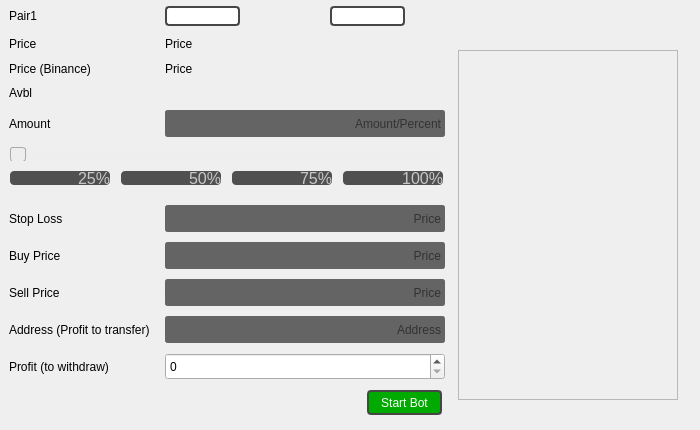
     <widget class="QWidget" name="tab_2">
      <attribute name="title">
       <string>Bot 2</string>
      </attribute>
      <widget class="QWidget" name="gridLayoutWidget_5">
       <property name="geometry">
        <rect>
         <x>0</x>
         <y>0</y>
         <width>691</width>
         <height>421</height>
        </rect>
       </property>
       <layout class="QGridLayout" name="gridLayout_5">
        <property name="leftMargin">
         <number>6</number>
        </property>
        <property name="topMargin">
         <number>6</number>
        </property>
        <property name="rightMargin">
         <number>6</number>
        </property>
        <property name="bottomMargin">
         <number>6</number>
        </property>
        <property name="spacing">
         <number>10</number>
        </property>
        <item row="0" column="1">
         <widget class="QComboBox" name="comboBox_3">
          <property name="enabled">
           <bool>true</bool>
          </property>
          <property name="sizePolicy">
           <sizepolicy hsizetype="Fixed" vsizetype="Fixed">
            <horstretch>0</horstretch>
            <verstretch>0</verstretch>
           </sizepolicy>
          </property>
          <property name="minimumSize">
           <size>
            <width>75</width>
            <height>0</height>
           </size>
          </property>
          <property name="styleSheet">
           <string notr="true">QComboBox	{
	border: 2px solid;
	border-color: rgb(70, 70, 70);
	border-radius: 4px;
}

QComboBox::down-arrow	{
	background-image: url(down.png);
}

QComboBox::drop-down:button	{
	border-radius:5px; 
}

QComboBox::hover	{
	color: rgb(250, 250, 250);
}

QPushButton:default {
    background-color: rgb(80, 80, 80);
	color: rgb(200, 200, 200);
}</string>
          </property>
          <property name="editable">
           <bool>false</bool>
          </property>
         </widget>
        </item>
        <item row="12" column="1" colspan="2">
         <layout class="QHBoxLayout" name="horizontalLayout_3">
          <property name="spacing">
           <number>0</number>
          </property>
          <item>
           <spacer name="horizontalSpacer_2">
            <property name="orientation">
             <enum>Qt::Horizontal</enum>
            </property>
            <property name="sizeType">
             <enum>QSizePolicy::Fixed</enum>
            </property>
            <property name="sizeHint" stdset="0">
             <size>
              <width>200</width>
              <height>20</height>
             </size>
            </property>
           </spacer>
          </item>
          <item>
           <widget class="QPushButton" name="startBotButton_2">
            <property name="sizePolicy">
             <sizepolicy hsizetype="Fixed" vsizetype="Fixed">
              <horstretch>0</horstretch>
              <verstretch>0</verstretch>
             </sizepolicy>
            </property>
            <property name="minimumSize">
             <size>
              <width>75</width>
              <height>25</height>
             </size>
            </property>
            <property name="layoutDirection">
             <enum>Qt::RightToLeft</enum>
            </property>
            <property name="styleSheet">
             <string notr="true">QPushButton {
    background-color: rgb(0, 170, 0);
	color: rgb(250, 250, 250);
	border-style: outset;
	border: 2px solid;
	border-color: rgb(70, 70, 70);
	border-radius: 4px;
}

QPushButton:hover {
    background-color: rgb(0, 185, 0);
}

QPushButton:pressed {
	background-color: rgb(0, 145, 0);
}

QPushButton:default {
    background-color: rgb(0, 170, 0);
}</string>
            </property>
            <property name="text">
             <string>Start Bot</string>
            </property>
           </widget>
          </item>
         </layout>
        </item>
        <item row="11" column="1" colspan="2">
         <widget class="QSpinBox" name="profitSpinBox_2">
          <property name="minimumSize">
           <size>
            <width>50</width>
            <height>27</height>
           </size>
          </property>
         </widget>
        </item>
        <item row="1" column="0">
         <widget class="QLabel" name="label_10">
          <property name="text">
           <string>Price</string>
          </property>
          <property name="alignment">
           <set>Qt::AlignLeading|Qt::AlignLeft|Qt::AlignVCenter</set>
          </property>
         </widget>
        </item>
        <item row="8" column="0">
         <widget class="QLabel" name="label_12">
          <property name="text">
           <string>Buy Price</string>
          </property>
          <property name="alignment">
           <set>Qt::AlignLeading|Qt::AlignLeft|Qt::AlignVCenter</set>
          </property>
         </widget>
        </item>
        <item row="11" column="0">
         <widget class="QLabel" name="label_24">
          <property name="text">
           <string>Profit (to withdraw)</string>
          </property>
          <property name="alignment">
           <set>Qt::AlignLeading|Qt::AlignLeft|Qt::AlignVCenter</set>
          </property>
         </widget>
        </item>
        <item row="0" column="0">
         <widget class="QLabel" name="pairLabel_2">
          <property name="sizePolicy">
           <sizepolicy hsizetype="Fixed" vsizetype="Fixed">
            <horstretch>0</horstretch>
            <verstretch>0</verstretch>
           </sizepolicy>
          </property>
          <property name="text">
           <string>Pair1</string>
          </property>
         </widget>
        </item>
        <item row="5" column="0" colspan="3">
         <layout class="QGridLayout" name="gridLayout_6">
          <item row="1" column="2">
           <widget class="QPushButton" name="threeFourthButton_2">
            <property name="sizePolicy">
             <sizepolicy hsizetype="Fixed" vsizetype="Fixed">
              <horstretch>0</horstretch>
              <verstretch>0</verstretch>
             </sizepolicy>
            </property>
            <property name="minimumSize">
             <size>
              <width>100</width>
              <height>0</height>
             </size>
            </property>
            <property name="font">
             <font>
              <pointsize>12</pointsize>
             </font>
            </property>
            <property name="styleSheet">
             <string notr="true">QPushButton {
    background-color: rgb(80, 80, 80);
	text-align: right;
	color: rgb(200, 200, 200);
	border-style: outset;
	border-radius: 4px;
}

QPushButton:hover {
	color: rgb(250, 250, 250);
}

QPushButton:pressed {
    color: rgb(180, 180, 180);
}

QPushButton:default {
    background-color: rgb(80, 80, 80);
	color: rgb(200, 200, 200);
	text-align: right;
}</string>
            </property>
            <property name="text">
             <string>75%</string>
            </property>
           </widget>
          </item>
          <item row="1" column="0">
           <widget class="QPushButton" name="oneFourthButton_2">
            <property name="sizePolicy">
             <sizepolicy hsizetype="Fixed" vsizetype="Fixed">
              <horstretch>0</horstretch>
              <verstretch>0</verstretch>
             </sizepolicy>
            </property>
            <property name="minimumSize">
             <size>
              <width>100</width>
              <height>0</height>
             </size>
            </property>
            <property name="font">
             <font>
              <pointsize>12</pointsize>
             </font>
            </property>
            <property name="layoutDirection">
             <enum>Qt::LeftToRight</enum>
            </property>
            <property name="styleSheet">
             <string notr="true">QPushButton {
    background-color: rgb(80, 80, 80);
	text-align: right;
	color: rgb(200, 200, 200);
	border-style: outset;
	border-radius: 4px;
}

QPushButton:hover {
	color: rgb(250, 250, 250);
}

QPushButton:pressed {
    color: rgb(180, 180, 180);
}

QPushButton:default {
    background-color: rgb(80, 80, 80);
	color: rgb(200, 200, 200);
	text-align: right;
}</string>
            </property>
            <property name="text">
             <string>25%</string>
            </property>
           </widget>
          </item>
          <item row="1" column="1">
           <widget class="QPushButton" name="twoFourthButton_2">
            <property name="sizePolicy">
             <sizepolicy hsizetype="Fixed" vsizetype="Fixed">
              <horstretch>0</horstretch>
              <verstretch>0</verstretch>
             </sizepolicy>
            </property>
            <property name="minimumSize">
             <size>
              <width>100</width>
              <height>0</height>
             </size>
            </property>
            <property name="font">
             <font>
              <pointsize>12</pointsize>
             </font>
            </property>
            <property name="styleSheet">
             <string notr="true">QPushButton {
    background-color: rgb(80, 80, 80);
	text-align: right;
	color: rgb(200, 200, 200);
	border-style: outset;
	border-radius: 4px;
}

QPushButton:hover {
	color: rgb(250, 250, 250);
}

QPushButton:pressed {
    color: rgb(180, 180, 180);
}

QPushButton:default {
    background-color: rgb(80, 80, 80);
	color: rgb(200, 200, 200);
	text-align: right;
}</string>
            </property>
            <property name="text">
             <string>50%</string>
            </property>
           </widget>
          </item>
          <item row="1" column="3">
           <widget class="QPushButton" name="fourFourthButton_2">
            <property name="sizePolicy">
             <sizepolicy hsizetype="Fixed" vsizetype="Fixed">
              <horstretch>0</horstretch>
              <verstretch>0</verstretch>
             </sizepolicy>
            </property>
            <property name="minimumSize">
             <size>
              <width>100</width>
              <height>0</height>
             </size>
            </property>
            <property name="font">
             <font>
              <pointsize>12</pointsize>
             </font>
            </property>
            <property name="styleSheet">
             <string notr="true">QPushButton {
    background-color: rgb(80, 80, 80);
	text-align: right;
	color: rgb(200, 200, 200);
	border-style: outset;
	border-radius: 4px;
}

QPushButton:hover {
	color: rgb(250, 250, 250);
}

QPushButton:pressed {
    color: rgb(180, 180, 180);
}

QPushButton:default {
    background-color: rgb(80, 80, 80);
	color: rgb(200, 200, 200);
	text-align: right;
}</string>
            </property>
            <property name="text">
             <string>100%</string>
            </property>
           </widget>
          </item>
          <item row="0" column="0" colspan="4">
           <widget class="QSlider" name="horizontalSlider_2">
            <property name="enabled">
             <bool>false</bool>
            </property>
            <property name="cursor">
             <cursorShape>ClosedHandCursor</cursorShape>
            </property>
            <property name="styleSheet">
             <string notr="true">QSlider::groove:horizontal 
{
	background-color: transparent;
	height: 3px;

}


QSlider::sub-page:horizontal 
{
	background-color:  rgb(230, 230, 230);

}


QSlider::add-page:horizontal 
{
	background-color:  rgb(90, 90, 90);

}


QSlider::handle:horizontal 
{
	background-color: rgb(230, 230, 230);
	width: 14px;
	margin-top: -6px;
	margin-bottom: -6px;
	border-radius: 6px;

}


QSlider::handle:horizontal:hover 
{
	background-color: rgb(250, 250, 250);
	border-radius: 6px;

}


QSlider::sub-page:horizontal:disabled 
{
	background-color: #bbb;
	border-color: #999;

}


QSlider::add-page:horizontal:disabled 
{
	background-color: #eee;
	border-color: #999;

}


QSlider::handle:horizontal:disabled 
{
	background-color: #eee;
	border: 1px solid #aaa;
	border-radius: 3px;

}</string>
            </property>
            <property name="maximum">
             <number>100</number>
            </property>
            <property name="orientation">
             <enum>Qt::Horizontal</enum>
            </property>
           </widget>
          </item>
         </layout>
        </item>
        <item row="8" column="1" colspan="2">
         <widget class="QLineEdit" name="buyLineEdit_2">
          <property name="sizePolicy">
           <sizepolicy hsizetype="Fixed" vsizetype="Fixed">
            <horstretch>0</horstretch>
            <verstretch>0</verstretch>
           </sizepolicy>
          </property>
          <property name="minimumSize">
           <size>
            <width>50</width>
            <height>27</height>
           </size>
          </property>
          <property name="maximumSize">
           <size>
            <width>300</width>
            <height>27</height>
           </size>
          </property>
          <property name="styleSheet">
           <string notr="true">background-color: rgb(100, 100, 100);
border: 2px solid rgb(100, 100, 100);
border-radius: 3px;</string>
          </property>
          <property name="alignment">
           <set>Qt::AlignRight|Qt::AlignTrailing|Qt::AlignVCenter</set>
          </property>
          <property name="placeholderText">
           <string>Price</string>
          </property>
         </widget>
        </item>
        <item row="7" column="1" colspan="2">
         <widget class="QLineEdit" name="stoplossLineEdit_2">
          <property name="sizePolicy">
           <sizepolicy hsizetype="Fixed" vsizetype="Fixed">
            <horstretch>0</horstretch>
            <verstretch>0</verstretch>
           </sizepolicy>
          </property>
          <property name="minimumSize">
           <size>
            <width>50</width>
            <height>27</height>
           </size>
          </property>
          <property name="maximumSize">
           <size>
            <width>300</width>
            <height>27</height>
           </size>
          </property>
          <property name="styleSheet">
           <string notr="true">background-color: rgb(100, 100, 100);
border: 2px solid rgb(100, 100, 100);
border-radius: 3px;</string>
          </property>
          <property name="alignment">
           <set>Qt::AlignRight|Qt::AlignTrailing|Qt::AlignVCenter</set>
          </property>
          <property name="placeholderText">
           <string>Price</string>
          </property>
         </widget>
        </item>
        <item row="10" column="1" colspan="2">
         <widget class="QLineEdit" name="walletLineEdit_2">
          <property name="sizePolicy">
           <sizepolicy hsizetype="Fixed" vsizetype="Fixed">
            <horstretch>0</horstretch>
            <verstretch>0</verstretch>
           </sizepolicy>
          </property>
          <property name="minimumSize">
           <size>
            <width>50</width>
            <height>27</height>
           </size>
          </property>
          <property name="maximumSize">
           <size>
            <width>300</width>
            <height>27</height>
           </size>
          </property>
          <property name="styleSheet">
           <string notr="true">background-color: rgb(100, 100, 100);
border: 2px solid rgb(100, 100, 100);
border-radius: 3px;</string>
          </property>
          <property name="alignment">
           <set>Qt::AlignRight|Qt::AlignTrailing|Qt::AlignVCenter</set>
          </property>
          <property name="placeholderText">
           <string>Address</string>
          </property>
         </widget>
        </item>
        <item row="4" column="1" colspan="2">
         <widget class="QLineEdit" name="amountLineEdit_2">
          <property name="sizePolicy">
           <sizepolicy hsizetype="Fixed" vsizetype="Fixed">
            <horstretch>0</horstretch>
            <verstretch>0</verstretch>
           </sizepolicy>
          </property>
          <property name="minimumSize">
           <size>
            <width>100</width>
            <height>27</height>
           </size>
          </property>
          <property name="maximumSize">
           <size>
            <width>300</width>
            <height>27</height>
           </size>
          </property>
          <property name="styleSheet">
           <string notr="true">background-color: rgb(100, 100, 100);
border: 2px solid rgb(100, 100, 100);
border-radius: 3px;</string>
          </property>
          <property name="maxLength">
           <number>15</number>
          </property>
          <property name="alignment">
           <set>Qt::AlignRight|Qt::AlignTrailing|Qt::AlignVCenter</set>
          </property>
          <property name="placeholderText">
           <string>Amount/Percent</string>
          </property>
         </widget>
        </item>
        <item row="9" column="0">
         <widget class="QLabel" name="label_13">
          <property name="text">
           <string>Sell Price</string>
          </property>
          <property name="alignment">
           <set>Qt::AlignLeading|Qt::AlignLeft|Qt::AlignVCenter</set>
          </property>
         </widget>
        </item>
        <item row="4" column="0">
         <widget class="QLabel" name="label_14">
          <property name="text">
           <string>Amount</string>
          </property>
          <property name="alignment">
           <set>Qt::AlignLeading|Qt::AlignLeft|Qt::AlignVCenter</set>
          </property>
         </widget>
        </item>
        <item row="7" column="0">
         <widget class="QLabel" name="label_15">
          <property name="text">
           <string>Stop Loss</string>
          </property>
          <property name="alignment">
           <set>Qt::AlignLeading|Qt::AlignLeft|Qt::AlignVCenter</set>
          </property>
         </widget>
        </item>
        <item row="0" column="2">
         <widget class="QComboBox" name="comboBox_4">
          <property name="sizePolicy">
           <sizepolicy hsizetype="Fixed" vsizetype="Fixed">
            <horstretch>0</horstretch>
            <verstretch>0</verstretch>
           </sizepolicy>
          </property>
          <property name="minimumSize">
           <size>
            <width>75</width>
            <height>0</height>
           </size>
          </property>
          <property name="styleSheet">
           <string notr="true">QComboBox	{
	border: 2px solid;
	border-color: rgb(70, 70, 70);
	border-radius: 4px;
}

QComboBox::down-arrow	{
	background-image: url(down.png);
}

QComboBox::drop-down:button	{
	border-radius:5px; 
}

QComboBox::hover	{
	color: rgb(250, 250, 250);
}

QPushButton:default {
    background-color: rgb(80, 80, 80);
	color: rgb(200, 200, 200);
}</string>
          </property>
          <property name="sizeAdjustPolicy">
           <enum>QComboBox::AdjustToContents</enum>
          </property>
         </widget>
        </item>
        <item row="3" column="0">
         <widget class="QLabel" name="label_3">
          <property name="text">
           <string>Avbl</string>
          </property>
         </widget>
        </item>
        <item row="10" column="0">
         <widget class="QLabel" name="label_16">
          <property name="text">
           <string>Address (Profit to transfer)</string>
          </property>
          <property name="alignment">
           <set>Qt::AlignLeading|Qt::AlignLeft|Qt::AlignVCenter</set>
          </property>
         </widget>
        </item>
        <item row="1" column="1" colspan="2">
         <widget class="QLabel" name="priceLabel_2">
          <property name="sizePolicy">
           <sizepolicy hsizetype="Maximum" vsizetype="Fixed">
            <horstretch>0</horstretch>
            <verstretch>0</verstretch>
           </sizepolicy>
          </property>
          <property name="minimumSize">
           <size>
            <width>110</width>
            <height>15</height>
           </size>
          </property>
          <property name="maximumSize">
           <size>
            <width>200</width>
            <height>20</height>
           </size>
          </property>
          <property name="text">
           <string>Price</string>
          </property>
         </widget>
        </item>
        <item row="9" column="1" colspan="2">
         <widget class="QLineEdit" name="sellLineEdit_2">
          <property name="sizePolicy">
           <sizepolicy hsizetype="Fixed" vsizetype="Fixed">
            <horstretch>0</horstretch>
            <verstretch>0</verstretch>
           </sizepolicy>
          </property>
          <property name="minimumSize">
           <size>
            <width>50</width>
            <height>27</height>
           </size>
          </property>
          <property name="maximumSize">
           <size>
            <width>300</width>
            <height>27</height>
           </size>
          </property>
          <property name="styleSheet">
           <string notr="true">background-color: rgb(100, 100, 100);
border: 2px solid rgb(100, 100, 100);
border-radius: 3px;</string>
          </property>
          <property name="alignment">
           <set>Qt::AlignRight|Qt::AlignTrailing|Qt::AlignVCenter</set>
          </property>
          <property name="placeholderText">
           <string>Price</string>
          </property>
         </widget>
        </item>
        <item row="3" column="1" colspan="2">
         <widget class="QLabel" name="amountLabel_2">
          <property name="text">
           <string/>
          </property>
          <property name="alignment">
           <set>Qt::AlignRight|Qt::AlignTrailing|Qt::AlignVCenter</set>
          </property>
         </widget>
        </item>
        <item row="2" column="0">
         <widget class="QLabel" name="label_27">
          <property name="text">
           <string>Price (Binance)</string>
          </property>
         </widget>
        </item>
        <item row="2" column="1" colspan="2">
         <widget class="QLabel" name="priceBinLabel_2">
          <property name="sizePolicy">
           <sizepolicy hsizetype="Maximum" vsizetype="Fixed">
            <horstretch>0</horstretch>
            <verstretch>0</verstretch>
           </sizepolicy>
          </property>
          <property name="minimumSize">
           <size>
            <width>110</width>
            <height>15</height>
           </size>
          </property>
          <property name="maximumSize">
           <size>
            <width>200</width>
            <height>20</height>
           </size>
          </property>
          <property name="text">
           <string>Price</string>
          </property>
         </widget>
        </item>
        <item row="1" column="3" rowspan="12">
         <widget class="QScrollArea" name="scrollArea_3">
          <property name="sizePolicy">
           <sizepolicy hsizetype="Fixed" vsizetype="Fixed">
            <horstretch>0</horstretch>
            <verstretch>0</verstretch>
           </sizepolicy>
          </property>
          <property name="minimumSize">
           <size>
            <width>220</width>
            <height>350</height>
           </size>
          </property>
          <property name="widgetResizable">
           <bool>true</bool>
          </property>
          <widget class="QWidget" name="scrollAreaWidgetContents_3">
           <property name="geometry">
            <rect>
             <x>0</x>
             <y>0</y>
             <width>218</width>
             <height>348</height>
            </rect>
           </property>
          </widget>
         </widget>
        </item>
       </layout>
      </widget>
     </widget>
